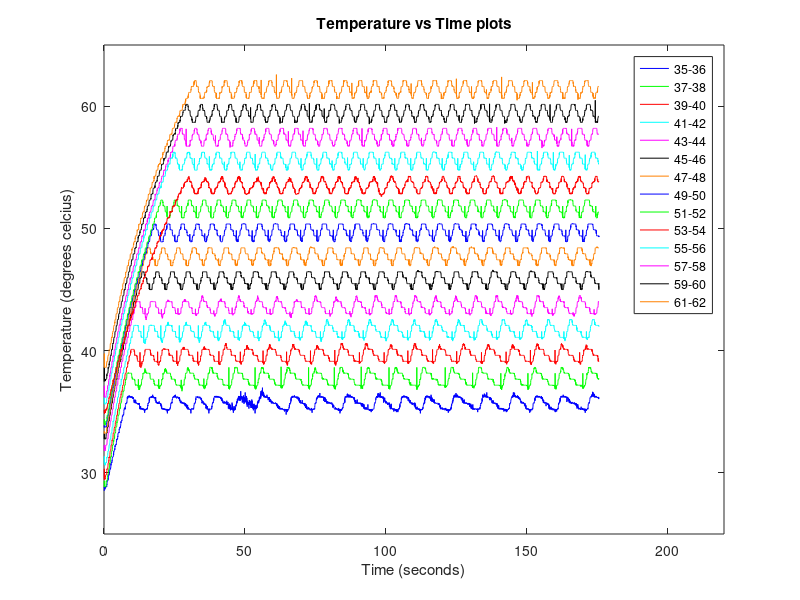

MATLAB code for this plot:
clear all
clc
a = load('35-36.txt');
b = load('37-38.txt');
c = load('39-40.txt');
d = load('41-42.txt');
e = load('43-44.txt');
f = load('45-46.txt');
g = load('47-48.txt');
h = load('49-50.txt');
i = load('51-52.txt');
j = load('53-54.txt');
k = load('55-56.txt');
l = load('57-58.txt');
m = load('59-60.txt');
n = load('61-62.txt');
a(1:5000,3) = a(1:5000,3)/1000-60;
b(1:5000,3) = b(1:5000,3)/1000-60;
c(1:5000,3) = c(1:5000,3)/1000-60;
d(1:5000,3) = d(1:5000,3)/1000-60;
e(1:5000,3) = e(1:5000,3)/1000-60;
f(1:5000,3) = f(1:5000,3)/1000-60;
g(1:5000,3) = g(1:5000,3)/1000-60;
h(1:5000,3) = h(1:5000,3)/1000-60;
i(1:5000,3) = i(1:5000,3)/1000-60;
j(1:5000,3) = j(1:5000,3)/1000-60;
k(1:5000,3) = k(1:5000,3)/1000-60;
l(1:5000,3) = l(1:5000,3)/1000-60;
m(1:5000,3) = m(1:5000,3)/1000-60;
n(1:5000,3) = n(1:5000,3)/1000-60;
plot(a(1:5000,3),a(1:5000,1),'b');
hold on
plot(b(1:5000,3),b(1:5000,1),'g');
hold on
plot(c(1:5000,3),c(1:5000,1),'r');
hold on
plot(d(1:5000,3),d(1:5000,1),'c');
hold on
plot(e(1:5000,3),e(1:5000,1),'m');
hold on
plot(f(1:5000,3),f(1:5000,1),'k');
hold on
y=plot(g(1:5000,3),g(1:5000,1));
set(y,'Color',[1,.5,0]);
hold on
plot(h(1:5000,3),h(1:5000,1),'b');
hold on
plot(i(1:5000,3),i(1:5000,1),'g');
hold on
plot(j(1:5000,3),j(1:5000,1),'r');
hold on
plot(k(1:5000,3),k(1:5000,1),'c');
hold on
plot(l(1:5000,3),l(1:5000,1),'m');
hold on
plot(m(1:5000,3),m(1:5000,1),'k');
hold on
z=plot(n(1:5000,3),n(1:5000,1));
set(z,'Color',[1,.5,0]);
axis([0,220,25,65]);
title('Temperature vs Time plots')
xlabel('Time (seconds)')
ylabel('Temperature (degrees celcius)')
aL='35-36';
bL='37-38';
cL='39-40';
dL='41-42';
eL='43-44';
fL='45-46';
gL='47-48';
hL='49-50';
iL='51-52';
jL='53-54';
kL='55-56';
lL='57-58';
mL='59-60';
nL='61-62';
legend(aL,bL,cL,dL,eL,fL,gL,hL,iL,jL,kL,lL,mL,nL);